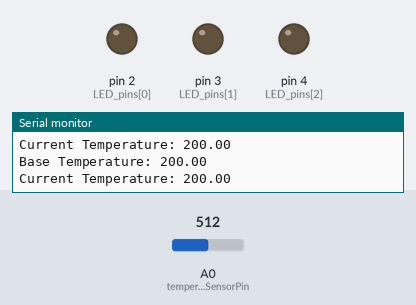
Simulated run of this sketch. Board: Arduino Uno, built with avr-gcc and run on an emulated ATmega328P. On the bench: output pins drawn as LEDs (lit = HIGH), the last lines printed to the serial monitor. The inputs (shaded band) are chosen by the test bench; at power-on: A0 (temperatureSensorPin) = 512.

Above: at 1.2 s.
1.3 s: A0 (temperatureSensorPin) set to 517
At 2.0 s:
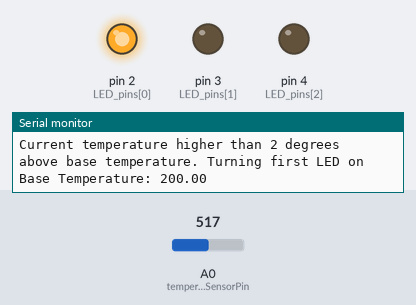
2.9 s: A0 (temperatureSensorPin) set to 716
At 4.5 s:
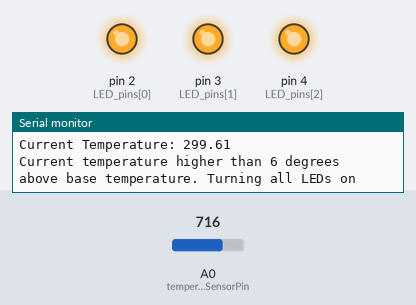
Timing chart, 0 to 6.0 s (numbered marks = the images above; inputs shaded):
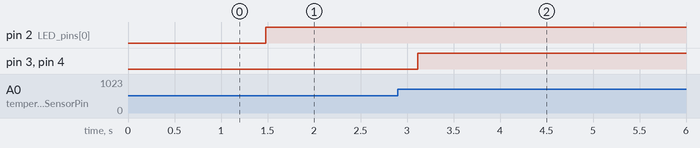

The sketch:

temperature_sketch.ino
```cpp
/**
 * @name Sam's Custom Temperature Sketch
 * @file temperature_sketch.ino
 * @description Custom temperature sketch for Arduino Uno
 * @author Sam Reaves
 * @date December 20th, 2015

 Forked from Scott Fitzgerald's Love-O-Meter from Chapter 3
 of Arduino Starter Kit http://arduino.cc/starterKit

 Parts required:
 1 TMP36 temperature sensor
 3 red LEDs
 3 220 ohm resistors

 */


/* Global variables */
// Temperature sensor pin can be any analog pin. Scott chose A0.
const int temperatureSensorPin = A0;

// Set up constants for pins connected to LEDs. You can change pins here if you'd like
const int LED_pins[3] = {2, 3, 4};

// Establish placeholder integer variable for base temperature
float baseTemperature;


/* Custom methods */


/**
 * @name convertSensorValueToVoltage
 * @description Converts TMP 36's sensor value to voltage
 *
 * @param {int} [sensorValue] Insert the TMP36 sensor analog value here in integer form
 * @returns {float} [voltage] Returns float voltage for us to use later
 *
 * @author Sam Reaves
 * @date December 20th, 2015
 */
float convertSensorValueToVoltage(int sensorValue) {

  // Log sensor value parameter
  //Serial.print("TMP36 Sensor Value: ");
  //Serial.println(sensorValue);

  // Calculate voltage by converting ADC reading against 5 volts, and specify it to be a float
  float voltage =  (sensorValue / 1024.0) * 5.0;

  // Ship voltage onto the next
  return voltage;

}


/**
 * @name convertVoltageToTemperature
 * @description Converts TMP36 sensor's voltage to degrees Celsius
 *
 * @param {float} [voltage] Insert the temperature sensor's voltage here in float form
 * @returns {float} [temperature] Returns float temperature for us to use later
 *
 * @author Sam Reaves
 * @date December 20th, 2015
 */
float convertVoltageToTemperature(float voltage) {

  // Log voltage parameter
  //Serial.print("TMP36 Voltage: ");
  //Serial.println(voltage);

  /*
   * TMP36 sensor changes 10 mV (millivolts) per degree
   * Datasheet says there's a 500 mV offset
   * ((voltage - 500mV) times 100)
   */

  // Convert voltage to temperature in Celsius. Specify it as a float.
  float temperature = (voltage - 0.5) * 100;

  // Log conversion value
  //Serial.print("Current temperature: ");
  //Serial.println(temperature);

  // Ship temperature to the next
  return temperature;
}


/**
 * @name getTemperatureFromSensor
 * @description Grabs temperature from sensor
 *
 * @param {int} [sensor] Insert the TMP36 sensor pointer here in integer form
 * @returns {float} [temperature] Returns float temperature for us to use later
 *
 * @author Sam Reaves
 * @date December 20th, 2015
 */
float getTemperatureFromSensor(int sensorPin) {

  // Cache sensor reading
  int sensorValue = analogRead(sensorPin);

  // Grab voltage from sensor value
  float voltage = convertSensorValueToVoltage(sensorValue);

  // Grab temperature from voltage
  float temperature = convertVoltageToTemperature(voltage);

  // Return temperature
  return temperature;
}


/* Arduino Methods */

/**
 * @name setup
 * @description Initializes Arduino component by grabbing initial temperature, setting ports and initalizing logger
 * @author Sam Reaves
 * @date December 20th, 2015
 */
void setup() {

   // Open a serial connection to Arduino IDE for logging
   Serial.begin(9600);

   // We have 3 LEDs connected to 3 pins. For each pin...
   for (int pin = 0; pin < 3; pin++) {

      // Cache pin
      int currentPin = LED_pins[pin];

      // Set pin mode as OUTPUT
      pinMode(currentPin, OUTPUT);

      // Initialize them as off
      digitalWrite(currentPin, LOW);
   }

  // Grab initial temperature from sensor pin
  baseTemperature = getTemperatureFromSensor(temperatureSensorPin);

  // Give temperature sensor time to read
  delay(1);

  Serial.print("Base temperature: ");
  Serial.println(baseTemperature);
}


/**
 * @name loop
 * @description Continuous runtime loop similar to C's int main(); In this case, light up LEDs if temperature increases above base temperature
 * @author Sam Reaves
 * @date December 20th, 2015
 */
void loop() {

  // Cache current temperature
  float currentTemperature = getTemperatureFromSensor(temperatureSensorPin);

  Serial.print("Base Temperature: ");
  Serial.println(baseTemperature);
  Serial.print("Current Temperature: ");
  Serial.println(currentTemperature);


  // If current temperature is less than base temperature
  if (currentTemperature < baseTemperature) {

    Serial.println("Temperature below base temperature. Turning LEDs off");

    // Turn off all LEDs
    digitalWrite(LED_pins[0], LOW);
    digitalWrite(LED_pins[1], LOW);
    digitalWrite(LED_pins[2], LOW);
  }
  // If current temperature rises 2-4 degrees above base temperature, turn first LED on
  else if (currentTemperature >= baseTemperature + 2 && currentTemperature < baseTemperature + 4) {

    Serial.println("Current temperature higher than 2 degrees above base temperature. Turning first LED on");

    // Turn on first LED
    digitalWrite(LED_pins[0], HIGH);
    digitalWrite(LED_pins[1], LOW);
    digitalWrite(LED_pins[2], LOW);
  }
  // If current temperature rises 4-6 degrees above base temperature, turn a second LED on
  else if (currentTemperature >= baseTemperature + 4 && currentTemperature < baseTemperature + 6) {

    Serial.println("Current temperature higher than 4 degrees above base temperature. Turning first two LEDs on");

    // Turn first 2 LEDs on
    digitalWrite(LED_pins[0], HIGH);
    digitalWrite(LED_pins[1], HIGH);
    digitalWrite(LED_pins[2], LOW);
  }
  // If current temperature rises 6 degrees above base temperature, turn all LEDs on
  else if (currentTemperature >= baseTemperature + 6) {

    Serial.println("Current temperature higher than 6 degrees above base temperature. Turning all LEDs on");

    // Turn all LEDs on
    digitalWrite(LED_pins[0], HIGH);
    digitalWrite(LED_pins[1], HIGH);
    digitalWrite(LED_pins[2], HIGH);
  }

  // The temperature sensor needs a break. Give it one millisecond of a breather.
  delay(1);
}
```

Measured:
- the behaviour switches between 516 and 517 on A0 (temperatureSensorPin) (found by bisection; images 0 and 1)
- after the input at 1.3 s, pin 2 (LED_pins[0]): LOW → HIGH after 0.18 s
- after the input at 2.9 s, pin 3 (LED_pins[1]), pin 4 (LED_pins[2]): LOW → HIGH after 0.22 s
